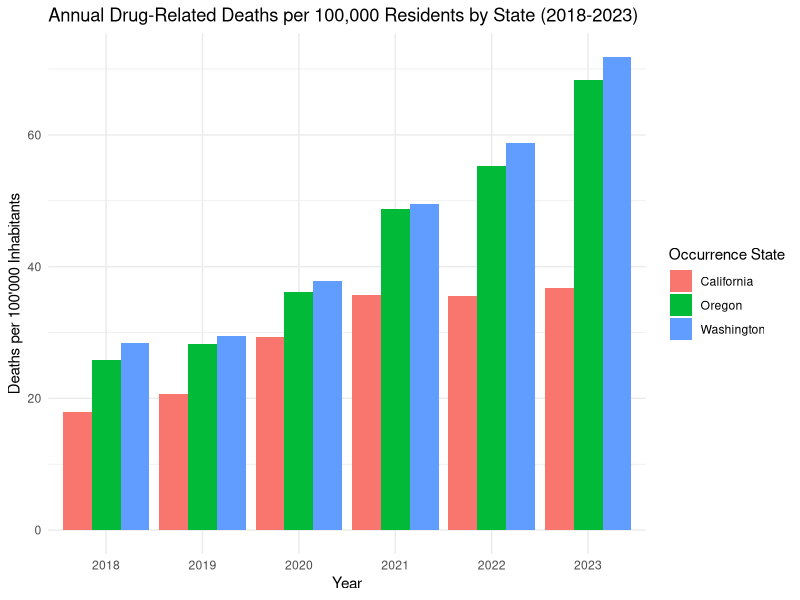
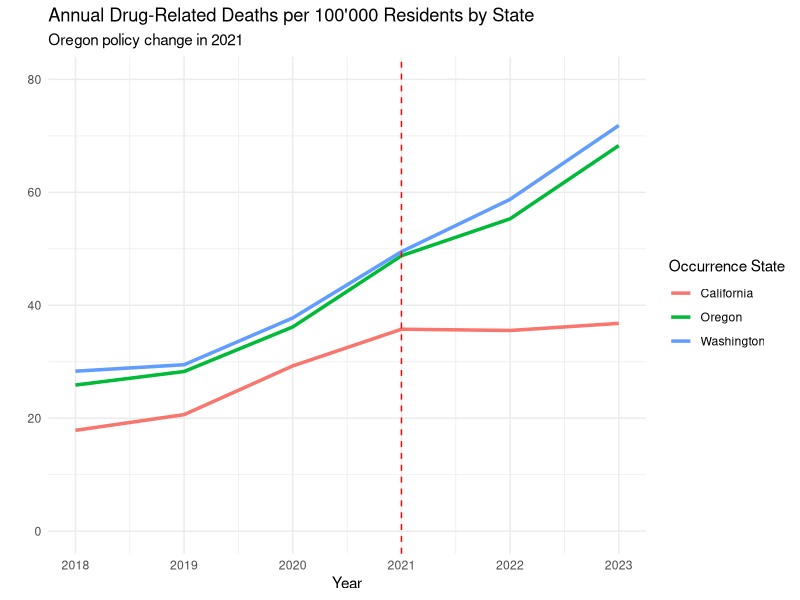
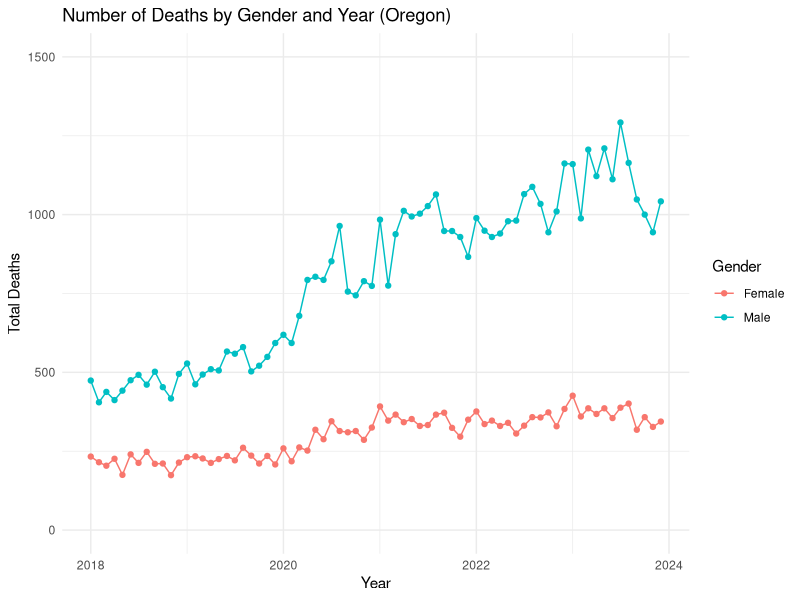
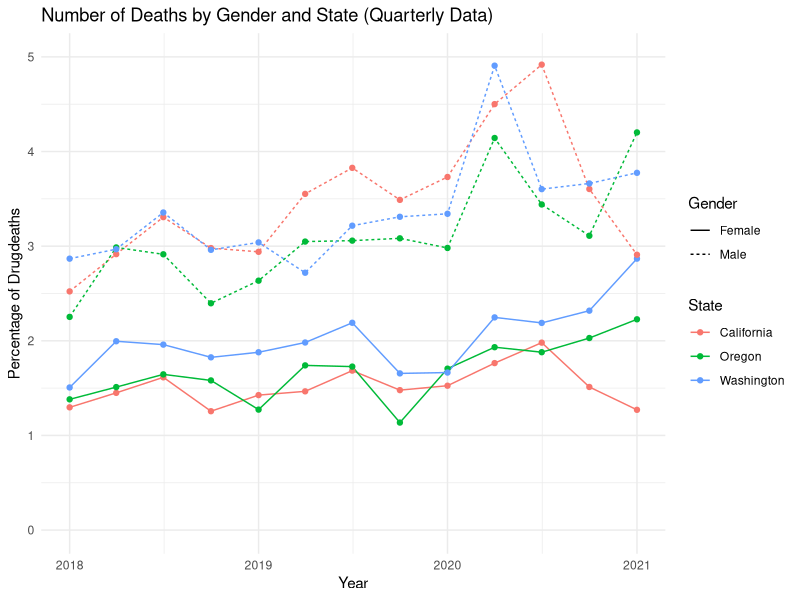
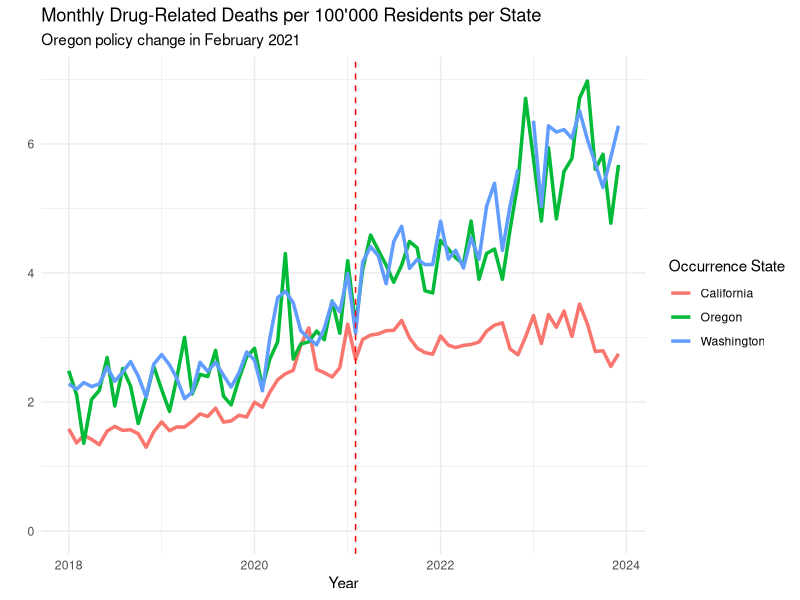
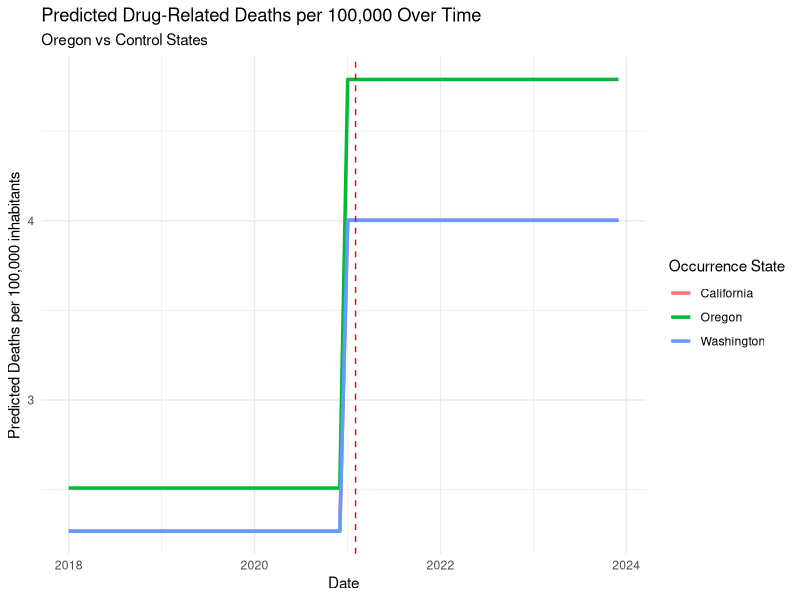
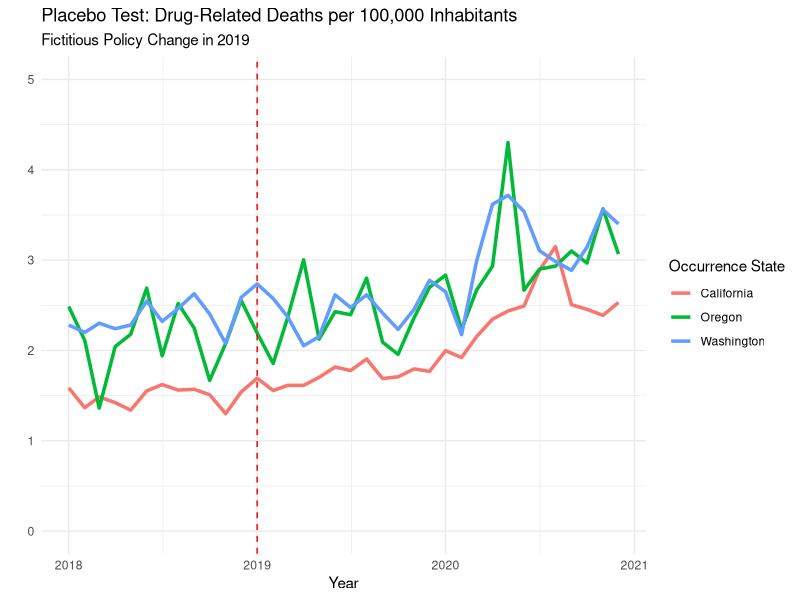
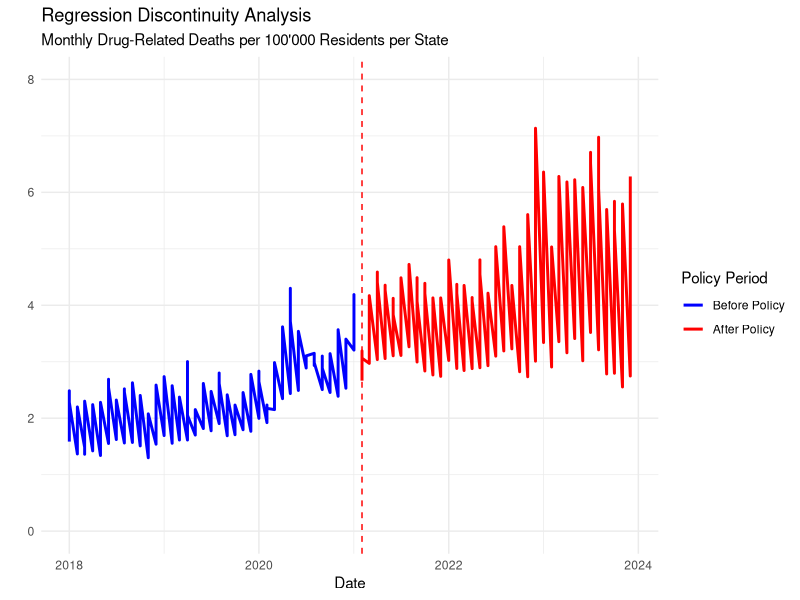

Write the R code that produced these figures, in order.
## ---- chunk 1
knitr::opts_chunk$set(echo = TRUE)
## ---- chunk 2
library(readxl)
library(dplyr)
library(zoo)
library(lubridate)
library(ggplot2)
library(tidyr)
library(lmtest)
library(sandwich)
library(forecast)
library(plm)
  
#globally exclude code chunks from the output
knitr::opts_chunk$set(echo = FALSE)

#globally turn on caching
knitr::opts_chunk$set(cache = TRUE)

# globally turn off warnings and messages
knitr::opts_chunk$set(warning = FALSE)
knitr::opts_chunk$set(message = FALSE)

# globally set the theme for ggplot
theme_set(theme_minimal())

#setting directory
#setwd(dirname(rstudioapi::getSourceEditorContext()$path))
getwd()
## ---- chunk 3
# load the relevant part of the Data set, exclude notes starting from row 4374
Data <- read_excel("data/Drug_related_Deaths_2018-2024.xlsx", n_max = 4374)


# Overview for the Data
head(Data, 10)
str(Data)

## ---- chunk 4
# Read population data from Excel file for each region

# Load the population data from the first range (D244:M244)
population_oregon_1 <- read_excel("data/Ca_Or_Wa Population 2010-23.xlsx", 
                                  sheet = "Oregon", 
                                  range = "D244:M244", 
                                  col_names = FALSE)  

# Load the population data from the second range (Q244:T244)
population_oregon_2 <- read_excel("data/Ca_Or_Wa Population 2010-23.xlsx", 
                                  sheet = "Oregon", 
                                  range = "Q244:T244", 
                                  col_names = FALSE)  

# Combine the two data frames (horizontally) into one row
population_oregon <- cbind(population_oregon_1, population_oregon_2)

# Manually set the column names (years 2010 to 2023)
colnames(population_oregon) <- 2010:2023



# Load the population data from the first range in California
population_california_1 <- read_excel("data/Ca_Or_Wa Population 2010-23.xlsx", 
                                  sheet = "California", 
                                  range = "D487:M487", 
                                  col_names = FALSE)  

# Load the population data from the second range (Q487:T487)
population_california_2 <- read_excel("data/Ca_Or_Wa Population 2010-23.xlsx", 
                                  sheet = "California", 
                                  range = "Q487:T487", 
                                  col_names = FALSE)  

# Combine the two data frames (horizontally) into one row
population_california <- cbind(population_california_1, population_california_2)

# Manually set the column names (years 2010 to 2023)
colnames(population_california) <- 2010:2023



# Load the population data from the first range in Washington
population_washington_1 <- read_excel("data/Ca_Or_Wa Population 2010-23.xlsx", 
                                  sheet = "Washington", 
                                  range = "D286:M286", 
                                  col_names = FALSE)  

# Load the population data from the second range 
population_washington_2 <- read_excel("data/Ca_Or_Wa Population 2010-23.xlsx", 
                                  sheet = "Washington", 
                                  range = "Q286:T286", 
                                  col_names = FALSE)  

# Combine the two data frames (horizontally) into one row
population_washington <- cbind(population_washington_1, population_washington_2)

# Manually set the column names (years 2010 to 2023)
colnames(population_washington) <- 2010:2023


# Combine population data into a single data frame with an added column for state
population_data <- bind_rows(
  population_oregon %>% mutate(State = "Oregon"),
  population_washington %>% mutate(State = "Washington"),
  population_california %>% mutate(State = "California")
)


# Remove the temporary variables from the environment
rm(population_oregon_1, population_oregon_2, population_washington_1, 
   population_washington_2, population_california_1, population_california_2,
   population_oregon, population_washington, population_california)

# Convert wide format to long format
population_data <- population_data %>%
  pivot_longer(cols = -State,    # All columns except 'State'
               names_to = "year",   # The new column for years
               values_to = "population_count")  # The new column for population counts

#Convert year column to numeric
population_data$year <- as.numeric(population_data$year)  

## ---- chunk 5

# look into Dates 
unique(Data$Month)

# Delete Notes column without grepl 
Data <- Data[, !grepl("Notes", names(Data))]

# Delete Row Sep., 2024 since the data is not complete
Data <- Data[Data$Month != "Sep., 2024 (provisional and partial)", ]

# Create column Provisional (TRUE/FALSE) based on the col Month '(provisional)'
Data$Provisional <- grepl("\\(provisional\\)", Data$Month)

# Delete " (provisional)" from the Date
####Data$Month <- gsub(" \\(provisional\\)", "", Data$Month)

# Convert into Date Variable
####Data$Month <- as.yearmon(Data$Month, format = "%b., %Y")
Data <- Data %>%
  #mutate(`Month` = as.yearmon(`Month Code`, format = "%Y/%m"))
    mutate(`Month` = ym(`Month Code`))


#### look into Deaths
#### Data$Deaths

# count of "Suppressed"
sum(Data$Deaths == "Suppressed")

# Some of the numbers are "Suppressed" this means that there are between 1 and 9 cases
# To use Deaths as a number we can leave them as NA's or substitute by a random number between 1 and 9

# Set seed for reproducibility if needed
set.seed(23)  

# Replace "Suppressed" in the Death column with a random number between 1 and 9
Data$Deaths <- ifelse(Data$Deaths == "Suppressed", sample(1:9, sum(Data$Deaths == "Suppressed"), replace = TRUE), Data$Deaths)
Data$Deaths <- as.numeric(Data$Deaths)

summary(Data)
sum(Data$Deaths == "Suppressed")
# Delete all columns that end on Code, they are duplicates of the other columns
Data <- Data[, !grepl("Code$", names(Data))]

# keep one version of the Dataset with all Deaths
Data_complete <- Data

# Filters the data to only include drug-induced deaths (removes alcohol-induced and non-drug related deaths)
Data <- Data %>% filter(`UCD - Drug/Alcohol Induced` == "Drug-induced causes")

glimpse(Data)
## ---- chunk 6

# Filter the data for each complete years 2018 to 2023
Data_18_23 <- Data %>%
  filter(`Month` >= ym("2018-01") & `Month` <= ym("2023-12"))

# Group the data by occurrence state and year, then sum deaths per year
Data_18_23 <- Data_18_23 %>%
  group_by(`Occurrence State`, year = year(`Month`)) %>%
  summarise(Deaths = sum(Deaths))

# Merge the death data with population data by state and year
Data_with_population <- Data_18_23 %>%
  left_join(population_data, by = c("Occurrence State" = "State", "year" = "year"))

# Calculate deaths per 100,000 inhabitants for each year
Data_with_population <- Data_with_population %>%
  mutate(Deaths_per_100000 = (Deaths / population_count) * 100000)


# Plot the number of deaths per 10,000 inhabitants for each year and state
ggplot(Data_with_population, aes(x = factor(year), y = Deaths_per_100000, fill = `Occurrence State`)) +
  geom_bar(stat = "identity", position = "dodge") +
  labs(title = "Annual Drug-Related Deaths per 100,000 Residents by State (2018-2023)",
       x = "Year",
       y = "Deaths per 100'000 Inhabitants")


# Plot the trends over time for each state per year
ggplot(Data_with_population, aes(x = year, y = Deaths_per_100000, color = `Occurrence State`)) +
  geom_line(linewidth = 1.2) +
  geom_vline(xintercept = 2021, linetype = "dashed", color = "red") +  # Mark the policy change
  labs(title = "Annual Drug-Related Deaths per 100'000 Residents by State",
       subtitle = "Oregon policy change in 2021",
       x = "Year", y = "") +
   ylim(0, 80)   # Ensure y-axis starts at 0

## ---- chunk 7
# Prepare the data untill 2023
data_gender_year <- Data %>%
  filter(`Month` >= ym("2018-01") & `Month` <= ym("2023-12")) %>%
  select(Gender, Month, Deaths) %>%
  group_by(Gender, Month) %>%
  summarise(Total_Deaths = sum(Deaths, na.rm = TRUE)) %>%
  ungroup()

# Plot the data
ggplot(data_gender_year, aes(x = Month, y = Total_Deaths, color = Gender, group = Gender)) +
  geom_line() +
  geom_point() +
  labs(title = "Number of Deaths by Gender and Year (Oregon)",
       x = "Year",
       y = "Total Deaths",
       color = "Gender") +
       ylim(0, 1500) 

# Perform t-test for significant differences by gender 
t.test(Total_Deaths ~ Gender, data = data_gender_year)

## ---- chunk 8

# Prepare the data
#use quarterly data to make it smoother
data_Anova <- Data %>%
  filter(`Month` < ym("2021-02")) %>%
  mutate(Quarter = floor_date(as.Date(Month), "quarter")) %>%    
  select(Gender, Quarter, `Occurrence State`, Deaths) %>%
  group_by(Gender, Quarter, `Occurrence State`) %>%
  summarise(Total_Deaths = sum(Deaths, na.rm = TRUE)) %>%
  ungroup()

data_Anova$all_death <- Data_complete %>%
  filter(`Month` < ym("2021-02")) %>%
  mutate(Quarter = floor_date(as.Date(Month), "quarter")) %>%
  select(Gender, Quarter, `Occurrence State`, Deaths) %>%
  group_by(Gender, Quarter, `Occurrence State`) %>%
  summarise(Total_Deaths = sum(Deaths, na.rm = TRUE)) %>%
  ungroup() %>%
  pull(Total_Deaths)

data_Anova$DrugDeath_Percentage <- data_Anova$Total_Deaths / data_Anova$all_death *100

# Plot the data
ggplot(data_Anova, aes(x = Quarter, y = DrugDeath_Percentage, color = `Occurrence State`, linetype = Gender)) +
  geom_line() +
  geom_point() +
  labs(title = "Number of Deaths by Gender and State (Quarterly Data)",
       x = "Year",
       y = "Percentage of Drugdeaths",
       color = "State") +
        ylim(0, 5) 

# Perform ANOVA for significant differences by gender or State
data_Anova <- data_Anova %>%
  mutate(Gender = as.factor(Gender),
         `Occurrence State` = as.factor(`Occurrence State`))

# Test for effects in Gender, State and interactions
anova_model <- aov(DrugDeath_Percentage ~ Gender + `Occurrence State`, data = data_Anova)

summary(anova_model)

## ---- chunk 9

# Filter the data for each complete month in 2018 to 2023 
Data_monthly <- Data %>%
  filter(`Month` >= ym("2018-01") & `Month` <= ym("2023-12"))

# Group the data by occurrence state and month, then sum deaths per month
Data_monthly <- Data_monthly %>%
  group_by(`Occurrence State`, year = year(`Month`), month = month(`Month`)) %>%
  summarise(Deaths = sum(Deaths))


# Merge the death data with population data by state and year
Data_monthly <- Data_monthly %>%
  left_join(population_data, by = c("Occurrence State" = "State", "year" = "year"))

# Calculate deaths per 100,000 inhabitants for each year
Data_monthly <- Data_monthly  %>%
  mutate(Deaths_per_100000 = (Deaths / population_count) * 100000)


# Create 'treatment' and 'post_policy' variables
Data_monthly <- Data_monthly %>%
  mutate(
    treatment = ifelse(`Occurrence State` == "Oregon", 1, 0),  # 1 for Oregon, 0 for California/Washington
    post_policy = ifelse(year >= 2021, 1, 0),  # 1 for years 2021 and later
    interaction = treatment * post_policy  # Interaction term for DiD
  )

# Create a new date column by combining year and month
Data_monthly <- Data_monthly %>%
  mutate(date = ym(paste(year, month, sep = "-")))  # Combine year and month into a date


# Difference-in-Differences (DiD) regression model with Deaths_per_100000

did_model <- lm(Deaths_per_100000 ~ treatment + post_policy + interaction, data = Data_monthly)
summary(did_model)

# Robust standard errors to handle heteroscedasticity
coeftest(did_model, vcov = vcovHC(did_model, type = "HC1"))

## ---- chunk 10
# Plot DiD Results
# Plot the trends over time for each state
ggplot(Data_monthly, aes(x = date, y = Deaths_per_100000, color = `Occurrence State`)) +
  geom_line(linewidth = 1.2) +
  geom_vline(xintercept = as.Date("2021-02-01"), linetype = "dashed", color = "red") +  # Mark the policy change
  labs(title = "Monthly Drug-Related Deaths per 100'000 Residents per State",
       subtitle = "Oregon policy change in February 2021",
       x = "Year", y = "") +
       ylim(0, 7)


# Generate predicted values based on the model
Data_monthly$predicted <- predict(did_model, newdata = Data_monthly)

# Visualize the predicted trends
ggplot(Data_monthly, aes(x = date, y = predicted, color = `Occurrence State`)) +
  geom_line(linewidth = 1.2) +
  geom_vline(xintercept = as.Date("2021-02-01"), linetype = "dashed", color = "red") +  # Mark the policy change
  labs(title = "Predicted Drug-Related Deaths per 100,000 Over Time",
       subtitle = "Oregon vs Control States",
       x = "Date", y = "Predicted Deaths per 100,000 inhabitants")

## ---- chunk 11

# Subset data for Oregon and Washington pre Policy
oregon_data <- Data_monthly %>% filter(date >= as.Date("2018-01-01") & date <= as.Date("2021-02-01") & `Occurrence State` == "Oregon")
washington_data <- Data_monthly %>% filter(date >= as.Date("2018-01-01") & date <= as.Date("2021-02-01") & `Occurrence State` == "Washington")
california_data <- Data_monthly %>% filter(date >= as.Date("2018-01-01") & date <= as.Date("2021-02-01") & `Occurrence State` == "California")




# Calculate the correlation coefficient between the two states
correlation <- cor(oregon_data$Deaths_per_100000, washington_data$Deaths_per_100000)
coorelation_c <- cor(oregon_data$Deaths_per_100000, california_data$Deaths_per_100000)

# Print the result
correlation
coorelation_c
#Seperate DiD

# Example for DiD with only California as control
did_model_california <- lm(Deaths_per_100000 ~ treatment + post_policy + interaction, 
                           data = Data_monthly %>% filter(`Occurrence State` %in% c("Oregon", "California")))

# Example for DiD with only Washington as control
did_model_washington <- lm(Deaths_per_100000 ~ treatment + post_policy + interaction, 
                           data = Data_monthly %>% filter(`Occurrence State` %in% c("Oregon", "Washington")))

# Compare the results
summary(did_model_california)
summary(did_model_washington)
## ---- chunk 12
# Make a Difference-in-Differences model for the years 2018-2020 as a placebo test
Data_placebo <- Data_monthly %>%
  filter(date >= as.Date("2018-01-01") & date <= as.Date("2020-12-01"))

# Create 'treatment' and 'post_policy' variables for the placebo test
Data_placebo <- Data_placebo %>%
  mutate(
    treatment = ifelse(`Occurrence State` == "Oregon", 1, 0),  # 1 for Oregon, 0 for California/Washington
    post_policy = ifelse(year >= 2019, 1, 0),  # 1 for years 2019 and later
    interaction = treatment * post_policy  # Interaction term for DiD
  )

# Difference-in-Differences (DiD) model for the placebo test
did_model_placebo <- lm(Deaths_per_100000 ~ treatment + post_policy + interaction, data = Data_placebo)
summary(did_model_placebo)

# Robust standard errors for the placebo test
#coeftest(did_model_placebo, vcov = vcovHC(did_model_placebo, type = "HC1"))

# Plot the placebo test results
ggplot(Data_placebo, aes(x = date, y = Deaths_per_100000, color = `Occurrence State`)) +
  geom_line(linewidth = 1.2) +
  geom_vline(xintercept = as.Date("2019-01-01"), linetype = "dashed", color = "red") +  # Mark the placebo policy change
  labs(title = "Placebo Test: Drug-Related Deaths per 100,000 Inhabitants",
       subtitle = "Fictitious Policy Change in 2019",
       x = "Year", y = "") + ylim(0, 5)

## ---- chunk 13
# Regression Discontinuity Analysis: To further validate the DiD results


# Create a binary variable for the policy change
Data_RD <- Data_monthly %>%
  mutate(policy_change = ifelse(date >= as.Date("2021-02-01"), 1, 0))

# Fit a regression model to estimate the effect of the policy change
rd_model <- lm(Deaths_per_100000 ~ policy_change, data = Data_RD)
summary(rd_model)

# Robust standard errors to handle heteroscedasticity
coeftest(rd_model, vcov = vcovHC(rd_model, type = "HC1"))


# Plot the regression discontinuity analysis
ggplot(Data_RD, aes(x = date, y = Deaths_per_100000, color = as.factor(policy_change))) +
  geom_line(linewidth = 1) +
  geom_vline(xintercept = as.Date("2021-02-01"), linetype = "dashed", color = "red") +  # Mark the policy change
  
  # Custom color for before and after policy
  scale_color_manual(values = c("0" = "blue", "1" = "red"), labels = c("Before Policy", "After Policy")) +
  
  # Custom labels and title
  labs(title = "Regression Discontinuity Analysis",
       subtitle = "Monthly Drug-Related Deaths per 100'000 Residents per State",
       x = "Date", y = "", 
       color = "Policy Period") +  # Custom legend title
  # Ensure y-axis starts at 0
  ylim(0, 8)
## ---- chunk 14
# Filter the data for Oregon and clean it
data_oregon <- Data %>%
  filter(`Occurrence State` == "Oregon") %>%
  mutate(Deaths = as.numeric(Deaths),    # Convert Deaths to numeric
         date = as.Date(paste0(Month, "-01")))  # Create a proper date column

# Create a time series object for Oregon deaths
ts_oregon <- ts(data_oregon$Deaths, start = c(2018, 1), frequency = 12)

# Split the data for training (2018-2022) and validation (2023)
train_ts <- window(ts_oregon, end = c(2022, 12))
valid_ts <- window(ts_oregon, start = c(2023, 1), end = c(2023, 12))

# Fit an ARIMA model (or other model)
arima_model <- auto.arima(train_ts)

# Forecast for the validation period (2023-2024)
forecast_2023_2024 <- forecast(arima_model, h = 12)

# Plot the forecast against the actual validation data
plot(forecast_2023_2024)
lines(valid_ts, col = "red")  # Add the actual data for comparison
legend("topright", legend = c("Forecast", "Actual Data"), col = c("blue", "red"), lty = 1)

# compute the accuracy of the model
accuracy(forecast_2023_2024, valid_ts)

# After validating the model, forecast for 2025
forecast_2025 <- forecast(arima_model, h = 24)

# Plot the forecast for 2025
plot(forecast_2025, main = "Forecast for Drug-Related Deaths in Oregon (2025)",
     xlab = "Year", ylab = "Deaths per 100,000 inhabitants")+  ylim(0, 52)
lines(valid_ts, col = "red")  # Add the actual data for comparison
## ---- chunk 15
# Panel Data Analysis
# Create a panel data set for the analysis
panel_data <- Data_monthly %>%
  select(`Occurrence State`, date, Deaths_per_100000) %>%
  mutate(State = factor(`Occurrence State`)) %>%
  select(-`Occurrence State`)


# Aggregate the data to ensure unique state and date combinations
panel_data <- panel_data %>%
  group_by(State, date) %>%
  summarise(Deaths_per_100000 = sum(Deaths_per_100000, na.rm = TRUE)) %>%
  ungroup()

# Convert the data to a pdata.frame
pdata <- pdata.frame(panel_data, index = c("State", "date"))

# Fit a panel data model to assess the impact of the policy change
panel_model <- plm(Deaths_per_100000 ~ lag(Deaths_per_100000, 1), data = pdata, model = "within")

# Summarize the model
summary(panel_model)

# Robust standard errors for the panel data model
coeftest(panel_model, vcov = vcovHC(panel_model, type = "HC1"))

# Extract the index (State, Date) for the fitted model to align with fitted values
model_index <- index(panel_model)

# Create a dataframe with fitted values and corresponding index (State, Date)
fitted_data <- data.frame(State = model_index$State,
                          date = model_index$date,
                          Fitted = fitted(panel_model))

# Merge the fitted data with the original panel_data based on State and Date
panel_data_with_fitted <- merge(panel_data, fitted_data, by = c("State", "date"))

# Plot the panel data model results using ggplot2
ggplot(panel_data_with_fitted, aes(x = date, y = Deaths_per_100000, color = State)) +
  geom_point() +
  geom_line(aes(y = Deaths_per_100000), linetype = "solid") +  # Plot actual Deaths_per_100000 as solid line
  labs(title = "Panel Data Model Results",
       x = "Date",
       y = "Deaths_per_100000",
       color = "State") +
  theme_minimal()

        ggplot(panel_data_with_fitted, aes(x = date, y = Deaths_per_100000, color = State)) +
      geom_point() +
      geom_line(aes(y = Deaths_per_100000), linetype = "solid") +  # Plot actual Deaths_per_100000 as solid line
      geom_line(aes(y = Fitted), linetype = "dashed") +  # Plot fitted values as dashed line
      labs(title = "Panel Data Model Results",
           x = "date",
           y = "Deaths_per_100000",
           color = "State") +
      theme_minimal()
